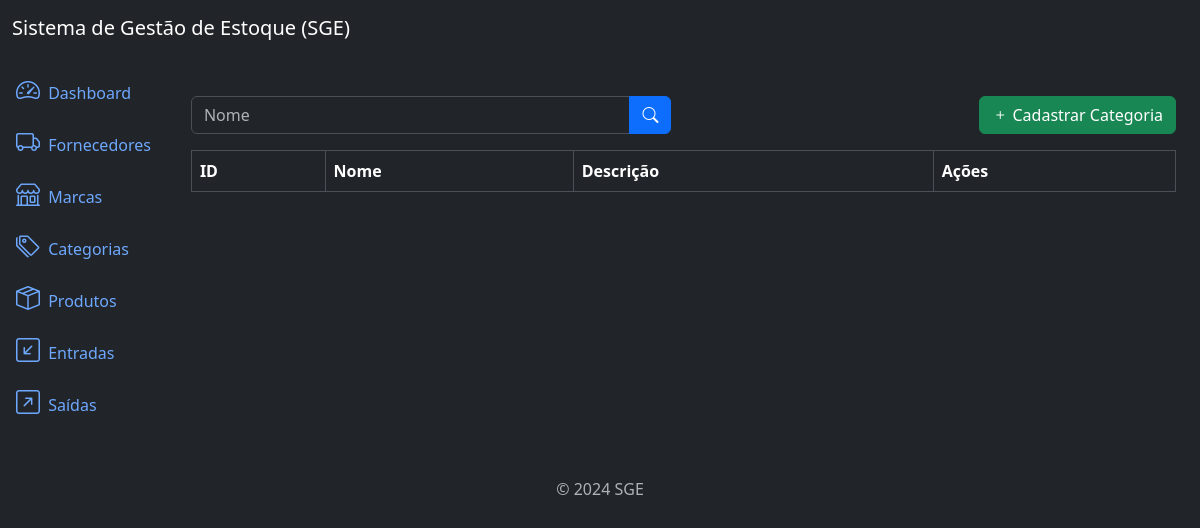
The app's page /categories/list/, older data.
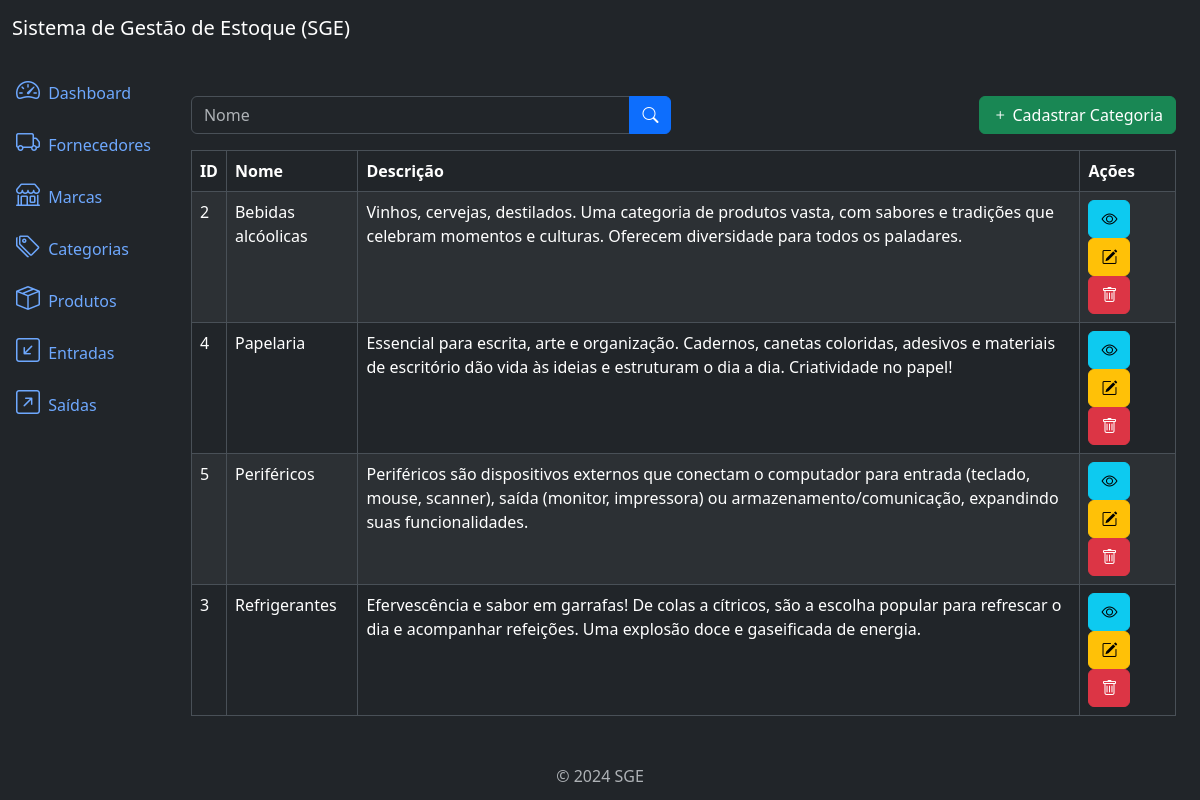
The same page, newer data.
### category/models.py (models this page shows, shortened)
class Category(models.Model):
    name = models.CharField(max_length=300)
    description = models.TextField(null=True, blank=True)
    created_at = models.DateTimeField(auto_now_add=True)
    updated_at = models.DateTimeField(auto_now=True)
    class Meta:
        ordering = ['name']

### category/views.py (the view)
# urls.py: path('categories/list/', views.CategoryListView.as_view(), \
class CategoryListView(ListView):
    model = models.Category
    template_name = 'category_list.html'
    context_object_name = 'categories'
    paginate_by = 5
    def get_queryset(self):
        qs = super().get_queryset()
        name = self.request.GET.get('name')
        if name:
            qs = qs.filter(name__icontains=name)
        return qs

### category/templates/category_list.html (shortened to what this page needs)
{% extends 'base.html' %}
{% block content %}
<div class='row mb-3'>
    <div class='col-md-6'>
        <form method="get" action="{% url "category_list" %}">
            <div class='input-group'>
                <input type="text" class="form-control" name='name' placeholder='Nome' value="{{request.GET.name}}">
                <button type='submit' class="btn btn-primary">
                    <i class='bi bi-search'></i>
                </button>
            </div>
        </form>
    </div>
    <div class='col-md-6'>
        <a href="{% url "category_create" %}" class='btn btn-success float-end'>
            <i class='bi bi-plus'></i>
            Cadastrar Categoria
        </a>
    </div>
</div>
<div class="table-responsive">
    <table class="table table-striped table-bordered">
        <thead class="thead-dark">
            <tr>
                <th>ID</th>
                <th>Nome</th>
                <th>Descrição</th>
                <th>Ações</th>
            </tr>
        </thead>
        <tbody>
            {% for category in categories %}
                <tr>
                    <td>{{category.pk}}</td>
                    <td>{{category.name}}</td>
                    <td>{{category.description}}</td>
                    <td>
                        <a href="{% url "category_detail" category.pk %}" class='btn btn-info btn-small'>
                            <i class='bi bi-eye'></i>
                        </a>
                        <a href="{% url "category_update" category.pk %}" class='btn btn-warning btn-small'>
                            <i class='bi bi-pencil-square'></i>
                        </a>
                        <a href="{% url "category_delete" category.pk %}" class='btn btn-danger btn-small'>
                            <i class='bi bi bi-trash'></i>
                        </a>
                    </td>
                </tr>
            {% endfor %}
        </tbody>
    </table>
</div>
{% endblock content %}

Row changes from the older to the newer data that the page shows:
added Category: pk "2", name "Bebidas alcóolicas", description "Vinhos, cervejas, destilados. Uma categoria de produtos vasta, com sabores e tradições que celebram momentos e culturas. Oferecem diversidade para todos os paladares."
added Category: pk "4", name "Papelaria", description "Essencial para escrita, arte e organização. Cadernos, canetas coloridas, adesivos e materiais de escritório dão vida às ideias e estruturam o dia a dia. Criatividade no papel!"
added Category: pk "5", name "Periféricos", description "Periféricos são dispositivos externos que conectam o computador para entrada (teclado, mouse, scanner), saída (monitor, impressora) ou armazenamento/comunicação, expandindo suas funcionalidades."
added Category: pk "3", name "Refrigerantes", description "Efervescência e sabor em garrafas! De colas a cítricos, são a escolha popular para refrescar o dia e acompanhar refeições. Uma explosão doce e gaseificada de energia."
